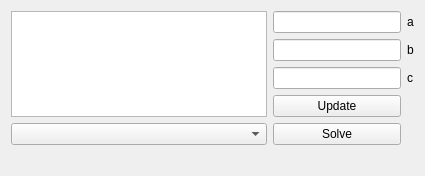
<?xml version="1.0" encoding="UTF-8"?>
<ui version="4.0">
 <class>EquationsClass</class>
 <widget class="QMainWindow" name="EquationsClass">
  <property name="geometry">
   <rect>
    <x>0</x>
    <y>0</y>
    <width>425</width>
    <height>167</height>
   </rect>
  </property>
  <property name="windowTitle">
   <string>Equations</string>
  </property>
  <widget class="QWidget" name="centralWidget">
   <layout class="QGridLayout" name="gridLayout">
    <item row="0" column="3">
     <widget class="QLabel" name="aLabel">
      <property name="text">
       <string>a</string>
      </property>
      <property name="buddy">
       <cstring>aEdit</cstring>
      </property>
     </widget>
    </item>
    <item row="1" column="3">
     <widget class="QLabel" name="bLabel">
      <property name="text">
       <string>b</string>
      </property>
      <property name="buddy">
       <cstring>bEdit</cstring>
      </property>
     </widget>
    </item>
    <item row="4" column="0">
     <widget class="QComboBox" name="combo"/>
    </item>
    <item row="0" column="1">
     <widget class="QLineEdit" name="aEdit"/>
    </item>
    <item row="0" column="0" rowspan="4">
     <widget class="QListWidget" name="list"/>
    </item>
    <item row="1" column="1">
     <widget class="QLineEdit" name="bEdit"/>
    </item>
    <item row="2" column="1">
     <widget class="QLineEdit" name="cEdit"/>
    </item>
    <item row="2" column="3">
     <widget class="QLabel" name="cLabel">
      <property name="text">
       <string>c</string>
      </property>
      <property name="buddy">
       <cstring>cEdit</cstring>
      </property>
     </widget>
    </item>
    <item row="3" column="1">
     <widget class="QPushButton" name="updateButton">
      <property name="text">
       <string>Update</string>
      </property>
     </widget>
    </item>
    <item row="4" column="1">
     <widget class="QPushButton" name="solve">
      <property name="text">
       <string>Solve</string>
      </property>
     </widget>
    </item>
    <item row="5" column="0">
     <widget class="QLabel" name="solution">
      <property name="text">
       <string/>
      </property>
     </widget>
    </item>
   </layout>
  </widget>
 </widget>
 <layoutdefault spacing="6" margin="11"/>
 <resources>
  <include location="equations.qrc"/>
 </resources>
 <connections/>
</ui>
